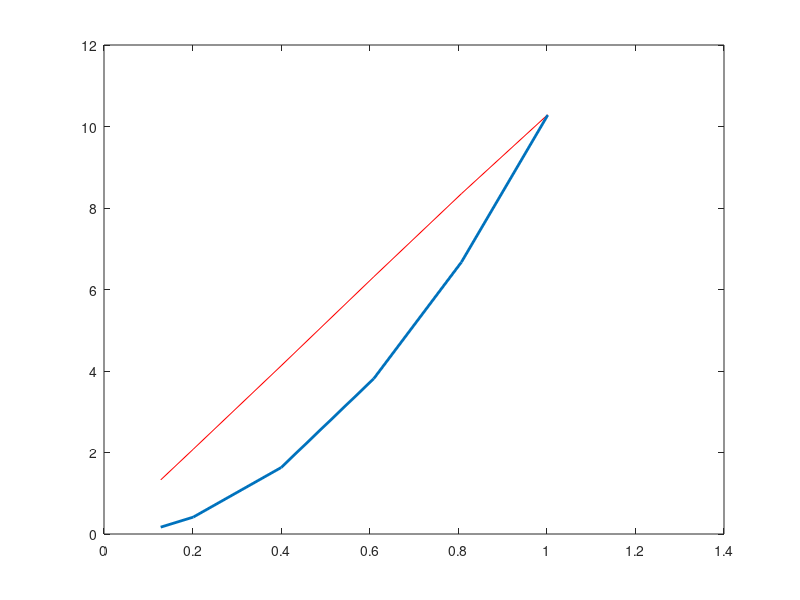

MATLAB code for this plot:
  U = 0:20:260;
  I = [3,10.8,15.2,18.9,22.5,26.6,32.2,39.8,52.3,72.6,97.1,129.1,174,243];
  P = [1.4,116,401,800,1310,1920,2690,3580,4710,6270,8080,10340,13220,16700]*10^-3
  
 Pk=[168,414,1631,3810,6670,10280]*10^-3;
 Ik=[0.128,0.2015,0.400,0.609,0.807,1.002]
 Uk=[1.327,2.08,4.128,6.31,8.35,10.29]
 spoda = Ik.* Uk;
 cosFik = rdivide(Pk,spoda);
 
  length(U);
  length(I);
  length(P);
  cosFi = (U.*I*10^-3);
  a = rdivide(P,cosFi);
  b = P./cosFi;

  plot(Ik,Uk,'r',Ik,Pk,'LineWidth',2)
  